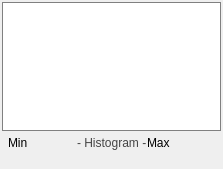
<?xml version="1.0" encoding="UTF-8"?>
<ui version="4.0">
 <class>HistogramWidget</class>
 <widget class="QWidget" name="HistogramWidget">
  <property name="geometry">
   <rect>
    <x>0</x>
    <y>0</y>
    <width>223</width>
    <height>169</height>
   </rect>
  </property>
  <property name="windowTitle">
   <string>Form</string>
  </property>
  <property name="styleSheet">
   <string notr="true">QWidget#histogram_window_{
  border: 1px solid gray;
  background-color: white;

}

QLabel#label_3{
  color: rgb(68, 68, 68);
}</string>
  </property>
  <layout class="QHBoxLayout" name="horizontalLayout_4">
   <property name="spacing">
    <number>0</number>
   </property>
   <property name="margin">
    <number>0</number>
   </property>
   <item>
    <widget class="QWidget" name="base_" native="true">
     <layout class="QVBoxLayout" name="verticalLayout_2">
      <property name="spacing">
       <number>2</number>
      </property>
      <property name="margin">
       <number>2</number>
      </property>
      <item>
       <widget class="QWidget" name="histogram_window_" native="true">
        <property name="sizePolicy">
         <sizepolicy hsizetype="Preferred" vsizetype="MinimumExpanding">
          <horstretch>0</horstretch>
          <verstretch>0</verstretch>
         </sizepolicy>
        </property>
        <layout class="QHBoxLayout" name="histogramLayout">
         <property name="spacing">
          <number>0</number>
         </property>
         <property name="margin">
          <number>2</number>
         </property>
        </layout>
       </widget>
      </item>
      <item>
       <widget class="QWidget" name="widget_3" native="true">
        <property name="minimumSize">
         <size>
          <width>53</width>
          <height>0</height>
         </size>
        </property>
        <layout class="QVBoxLayout" name="verticalLayout">
         <property name="spacing">
          <number>0</number>
         </property>
         <property name="margin">
          <number>0</number>
         </property>
         <item>
          <widget class="QWidget" name="widget_4" native="true">
           <layout class="QHBoxLayout" name="horizontalLayout">
            <property name="spacing">
             <number>0</number>
            </property>
            <property name="leftMargin">
             <number>6</number>
            </property>
            <property name="topMargin">
             <number>3</number>
            </property>
            <property name="rightMargin">
             <number>6</number>
            </property>
            <property name="bottomMargin">
             <number>0</number>
            </property>
            <item>
             <widget class="QLabel" name="label">
              <property name="text">
               <string>Min</string>
              </property>
             </widget>
            </item>
            <item>
             <widget class="QLabel" name="label_3">
              <property name="text">
               <string>- Histogram -</string>
              </property>
             </widget>
            </item>
            <item>
             <widget class="QLabel" name="label_2">
              <property name="layoutDirection">
               <enum>Qt::RightToLeft</enum>
              </property>
              <property name="text">
               <string>Max</string>
              </property>
             </widget>
            </item>
           </layout>
          </widget>
         </item>
         <item>
          <widget class="QWidget" name="widget_5" native="true">
           <layout class="QHBoxLayout" name="horizontalLayout_2">
            <property name="spacing">
             <number>0</number>
            </property>
            <property name="leftMargin">
             <number>6</number>
            </property>
            <property name="topMargin">
             <number>0</number>
            </property>
            <property name="rightMargin">
             <number>6</number>
            </property>
            <property name="bottomMargin">
             <number>3</number>
            </property>
            <item>
             <widget class="QLabel" name="min">
              <property name="text">
               <string/>
              </property>
             </widget>
            </item>
            <item>
             <widget class="QLabel" name="max">
              <property name="layoutDirection">
               <enum>Qt::RightToLeft</enum>
              </property>
              <property name="text">
               <string/>
              </property>
             </widget>
            </item>
           </layout>
          </widget>
         </item>
        </layout>
       </widget>
      </item>
     </layout>
    </widget>
   </item>
  </layout>
 </widget>
 <resources/>
 <connections/>
</ui>
